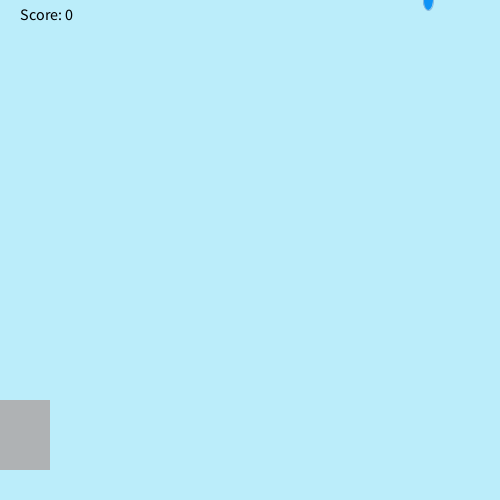
Frame 1 (no input)
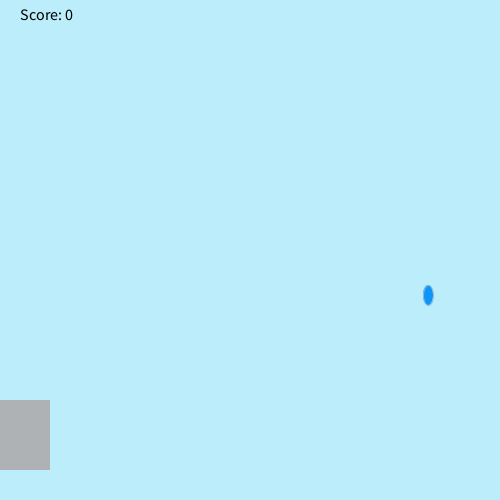
Frame 60 (the mouse pressed at the canvas centre just before this capture)
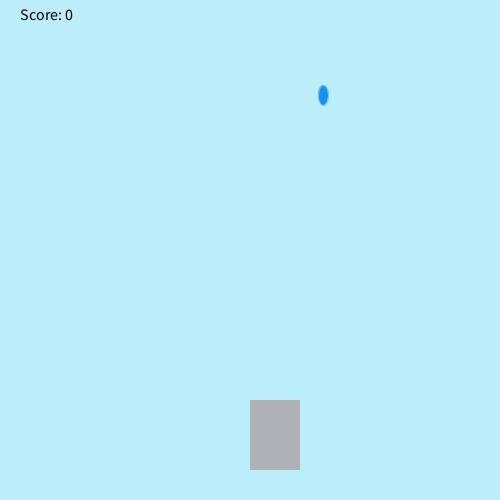
Frame 120 (the mouse held since frame 60 and released just before this capture)

The Processing sketch that drew these frames (run headless with seeded random() and noise(); from frame 60 on, the mouse is pressed at the canvas centre):

// Processing sketch: RainGame
// ── RainGame.pde
int y = 0;
int z = 0;
int a = 0;
int b = 0;
int c = 0;
int score = 0;
int random1 = (int)random(500);
int random2 = (int)random(500);
int random3 = (int)random(500);
int random4 = (int)random(500);
int random5 = (int)random(500);
void setup(){
  
  size(500, 500);
}

void draw(){
  
  background(#BBEDFA);
  fill(#0F94F7);
  stroke(#88B9DE);
  ellipse(random5, y, 10, 20);
  y = y + 5;
  score(random5, y);
  fill(#AFB2B4);
  noStroke();
  rect(mouseX, 400, 50, 70);
  fill(#0F94F7);
   stroke(#88B9DE);
  if(y > 500){
    ellipse(random1, z, 10, 20);
    z = z + 5;
  }
  score(random1, z);
  if(z > 500){
    ellipse(random2, a, 10, 20);
    a = a + 5;
  }
  score(random2, a);
  if(a > 500){
    ellipse(random3, b, 10, 20);
    b = b + 5;
  }
  score(random3, b);
  if(b > 500){
    ellipse(random4, c, 10, 20);
    c = c + 5;
  }
  score(random4, c);
  
  fill(0, 0, 0);
  textSize(16);
  text("Score: " + score, 20, 20);
  
}

  void score(int x, int w){
  if(mouseX >= x && mouseX <= x + 50 && w == 400){
    score = score + 1;
  }
  else if(score > 0){
    score = score - 1;
    println("Your score is now: " + score);
  }
}
